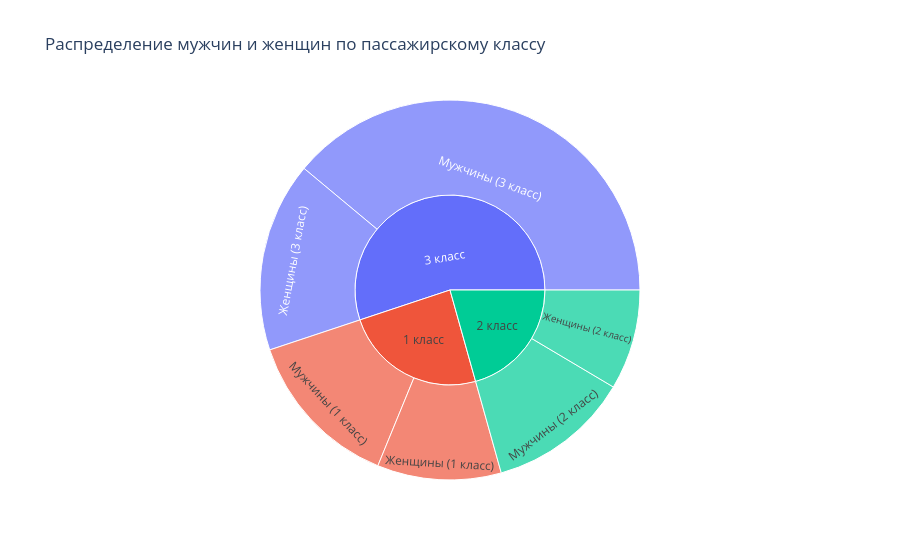

The notebook cell this image was saved under:
### Code cell
a = df.groupby(['Pclass'])['PassengerId'].count()
b = df.groupby(['Pclass', 'Sex'])['PassengerId'].count()

data = dict(
    categories = ['1 класс', '2 класс', '3 класс', 'Женщины (1 класс)', 'Мужчины (1 класс)', 'Женщины (2 класс)', 'Мужчины (2 класс)', 'Женщины (3 класс)', 'Мужчины (3 класс)'],
    parent = ['', '', '', '1 класс', '1 класс', '2 класс', '2 класс', '3 класс', '3 класс'],
    value = a.to_list() + b.to_list()
)
fig = px.sunburst(data, names='categories', parents = 'parent', values='value', branchvalues='total', title='Распределение мужчин и женщин по пассажирскому классу')
fig.write_html("Sunburst_Titanic.html", include_plotlyjs='cdn')
fig.show()

### Figure 1 — Plotly figure (JSON) as saved in the notebook; plotly's stock layout.template omitted (floating-point values rounded to 4 significant figures)
{"data": [{"branchvalues": "total", "domain": {"x": [0, 1], "y": [0, 1]}, "hovertemplate": "categories=%{label}<br>value=%{value}<br>parent=%{parent}<extra></extra>", "labels": ["1 класс", "2 класс", "3 класс", "Женщины (1 класс)", "Мужчины (1 класс)", "Женщины (2 класс)", "Мужчины (2 класс)", "Женщины (3 класс)", "Мужчины (3 класс)"], "name": "", "parents": ["", "", "", "1 класс", "1 класс", "2 класс", "2 класс", "3 класс", "3 класс"], "type": "sunburst", "values": [216, 184, 491, 94, 122, 76, 108, 144, 347]}], "layout": {"legend": {"tracegroupgap": 0}, "title": {"text": "Распределение мужчин и женщин по пассажирскому классу"}}}
